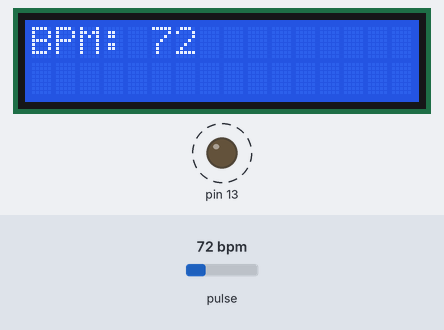
The sketch below on a simulated Arduino Uno, built with avr-gcc and run on an emulated ATmega328P. On the bench: 16×2 character LCD, output pins drawn as LEDs (lit = HIGH). Dashed ring = blinking. Inputs (shaded band) come from the test bench; at power-on: pulse 72 bpm. What the sketch prints to the serial monitor is not drawn.

Above: at 1.4 s.
1.5 s: pulse set to 42 bpm
At 2.36 s:
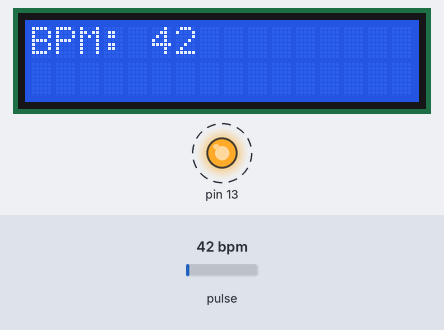
3.9 s: pulse set to 100 bpm
At 4.39 s:
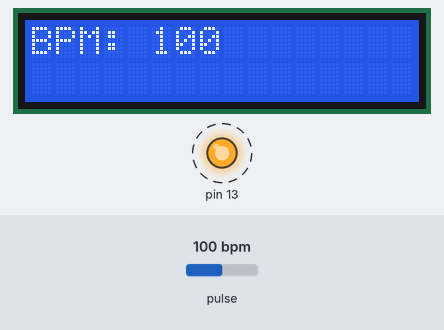
5.7 s: pulse set to 70 bpm
At 6.9 s:
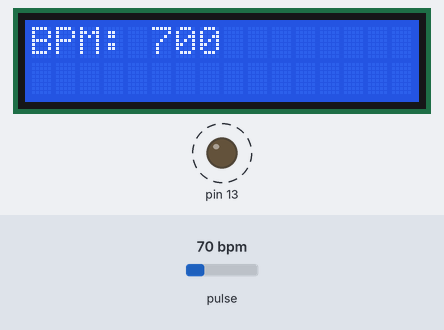
Timing chart, 0 to 14.0 s (numbered marks = the images above; inputs shaded):
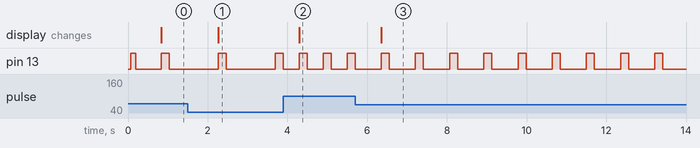

Measured:
- after the input at 1.5 s, pin 13: alternates HIGH for 0.20 s and LOW for 1.2 s, starting after 0.76 s; the display: changes after 0.77 s (image 1)
- after the input at 3.9 s, the display: changes after 0.40 s (image 2)
- after the input at 5.7 s, pin 13: alternates HIGH for 0.20 s and LOW for 0.66 s, starting after 0.65 s; the display: changes after 0.66 s (image 3)
- by itself, pin 13: alternates HIGH for 0.17 s and LOW for 0.63 s

The sketch:

pulse.ino
```cpp
#include <LiquidCrystal.h>
#define USE_ARDUINO_INTERRUPTS true    // Set-up low-level interrupts for most acurate BPM math.
#include <PulseSensorPlayground.h>     // Includes the PulseSensorPlayground Library.
LiquidCrystal lcd (8,9,4,5,6,7);
//  Variables
const int PulseWire = 0;       // PulseSensor PURPLE WIRE connected to ANALOG PIN 0
const int LED13 = 13;          // The on-board Arduino LED, close to PIN 13.
int Threshold = 550;           // Determine which Signal to "count as a beat" and which to ignore.
                               // Use the "Gettting Started Project" to fine-tune Threshold Value beyond default setting.
                               // Otherwise leave the default "550" value.

PulseSensorPlayground pulseSensor;  // Creates an instance of the PulseSensorPlayground object called "pulseSensor"


void setup() {

  Serial.begin(115200);          // For Serial Monitor
   lcd.begin(16, 2);
  // Configure the PulseSensor object, by assigning our variables to it.
  pulseSensor.analogInput(PulseWire);
  pulseSensor.blinkOnPulse(LED13);       //auto-magically blink Arduino's LED with heartbeat.
  pulseSensor.setThreshold(Threshold);

  // Double-check the "pulseSensor" object was created and "began" seeing a signal.
   if (pulseSensor.begin()) {
  //  Serial.println("We created a pulseSensor Object !");  //This prints one time at Arduino power-up,  or on Arduino reset.
  }
}


void loop() {

 int myBPM = pulseSensor.getBeatsPerMinute();  // Calls function on our pulseSensor object that returns BPM as an "int".
                                               // "myBPM" hold this BPM value now.

if (pulseSensor.sawStartOfBeat()) {            // Constantly test to see if "a beat happened".
// Serial.println("♥  A HeartBeat Happened ! "); // If test is "true", print a message "a heartbeat happened".
 Serial.print("BPM: ");                        // Print phrase "BPM: "
 Serial.println(myBPM);                        // Print the value inside of myBPM.
   lcd.setCursor(0, 0);
   lcd.print("BPM: ");
   lcd.print(myBPM);
}

  delay(1);                    // considered best practice in a simple sketch.
 // lcd.clear();
}
```
